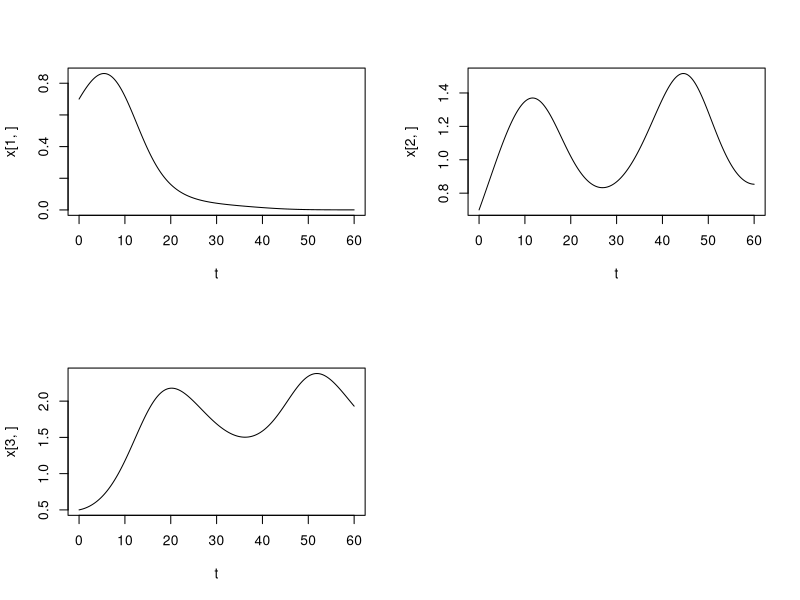
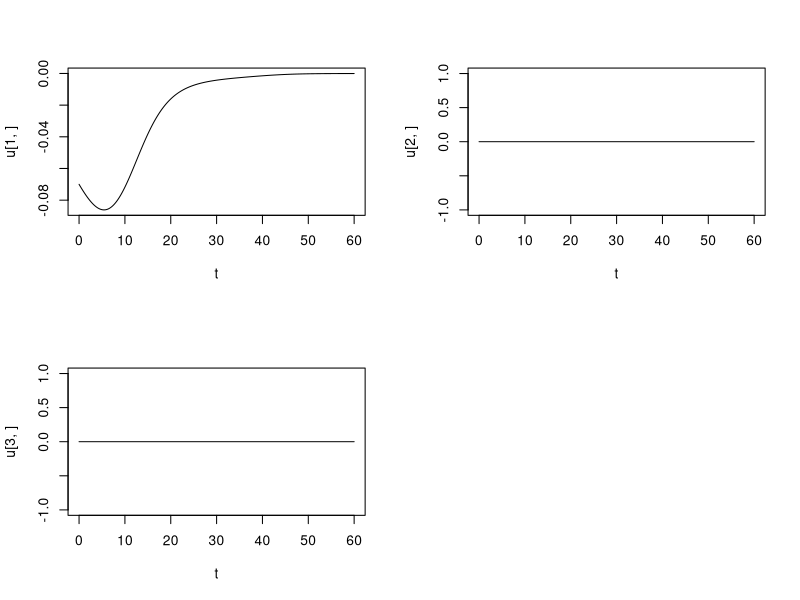
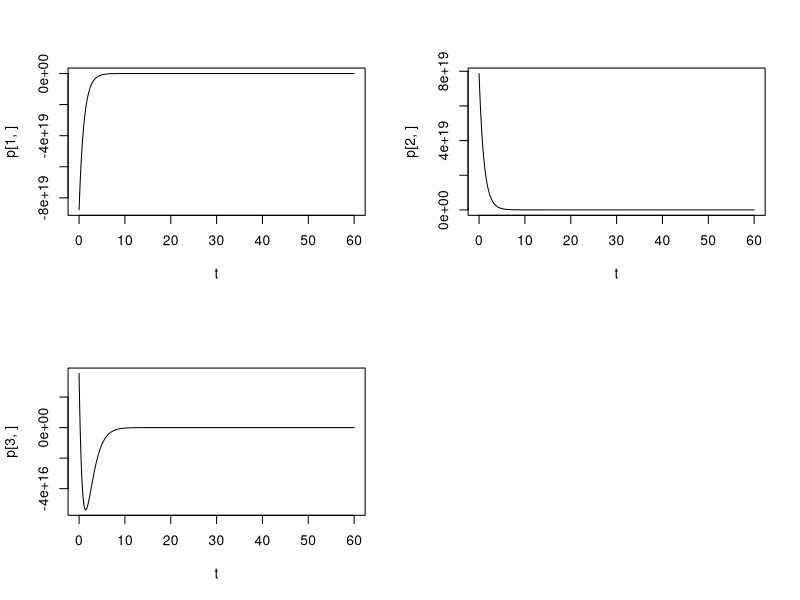

The R script that drew these images, in order:
del = .0001

t = seq(0,60,del)

np = length(t)

p = matrix(rep(c(1,0,0), np), nrow=3)

# intrinsic growth rates of two preys and predator population, respectively

ni = .2
w = .25
k = .15

# are positive constants meaning the contact rates per unit of time between prey-prey, predator-first prey and predator-second prey, 
#respectively

beta = .11
delta = .12
epsi = .13

A = c(.1, .2, .3)

GenXU <- function(p=0){
   x = matrix(rep(0,3*np), nrow=3)
   x1 = c(.7,.7,.5)
   x[,1] = x1

   for (i in 2:np){
      pp = p[,i]
      uu = -A*pp*x1
      c1 = ni - beta  * x1[2] - delta * x1[3] - A[1] * uu[1]
      c2 =  w - beta  * x1[1] - epsi  * x1[3] - A[2] * uu[2]
      c3 = -k + delta * x1[1] + epsi  * x1[2] - A[3] * uu[3]
      mat = matrix(c(c1,0,0,0,c2,0,0,0,c3), ncol=3)
      x2 = x1 + del * (mat %*% x1)
      x[,i] = x2
      x1 = x2
   }

   u = matrix(rep(0,3*np), nrow=3)
      
   for (i in 1:np){
      uu = -A*p[,i]*x[,i]
      u[,i] = uu
   }
   ret=list(x=x,u=u)
}

GenP <- function(x=0, u=0){
   p = matrix(rep(0,3*np), nrow=3)
   p2 = c(.5,.7,.7)
   p2 = x[,np]
   print(p2)
   p[,np] = p2
   cc = c(ni, w, k)

   for (i in (np-1):1){
      xx = x[,i+1]
      uu = u[,i+1]
      c1 = -1 + beta  * xx[2] + delta * xx[3] + A[1] * uu[1]
      c2 = -1 + beta  * xx[1] + epsi  * xx[3] + A[2] * uu[2]
      c3 =  1 - delta * xx[1] - epsi  * xx[2] + A[3] * uu[3]
      mat1 = matrix(c(c1,0,0,0,c2,0,0,0,c3), ncol=3)
      mat2 = matrix(c(0, beta*xx[1], delta*xx[1], beta*xx[2], 0, epsi*xx[2], -delta*xx[3], -epsi*xx[3],0), ncol=3)
      p1 = p2 - del*(cc * xx + mat1 %*% p2  + mat2 %*% p2)
      p[,i] = p1
      p2 = p1
   }
   ret = p
}

R <- GenXU(p)

x = R$x
u = R$u

par(mfrow=c(2,2))

plot(t, x[1,], type='l')
plot(t, x[2,], type='l')
plot(t, x[3,], type='l')

par(mfrow=c(2,2))

plot(t, u[1,], type='l')
plot(t, u[2,], type='l')
plot(t, u[3,], type='l')

p <- GenP(x,u)

par(mfrow=c(2,2))
  
plot(t, p[1,], type='l')
plot(t, p[2,], type='l')
plot(t, p[3,], type='l')

